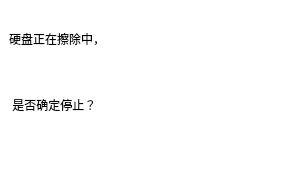
<?xml version="1.0" encoding="UTF-8"?>
<ui version="4.0">
 <class>stop</class>
 <widget class="QWidget" name="stop">
  <property name="geometry">
   <rect>
    <x>0</x>
    <y>0</y>
    <width>300</width>
    <height>180</height>
   </rect>
  </property>
  <property name="minimumSize">
   <size>
    <width>200</width>
    <height>180</height>
   </size>
  </property>
  <property name="maximumSize">
   <size>
    <width>300</width>
    <height>180</height>
   </size>
  </property>
  <property name="windowTitle">
   <string>取消擦除 </string>
  </property>
  <layout class="QVBoxLayout" name="verticalLayout">
   <property name="spacing">
    <number>0</number>
   </property>
   <property name="leftMargin">
    <number>0</number>
   </property>
   <property name="topMargin">
    <number>0</number>
   </property>
   <property name="rightMargin">
    <number>0</number>
   </property>
   <property name="bottomMargin">
    <number>0</number>
   </property>
   <item>
    <widget class="QWidget" name="widget" native="true">
     <property name="styleSheet">
      <string notr="true">background-color: rgb(255, 255, 255);</string>
     </property>
     <layout class="QVBoxLayout" name="verticalLayout_3">
      <item>
       <layout class="QVBoxLayout" name="verticalLayout_2">
        <item>
         <widget class="QLabel" name="label">
          <property name="text">
           <string>硬盘正在擦除中，</string>
          </property>
         </widget>
        </item>
        <item>
         <widget class="QLabel" name="label_2">
          <property name="text">
           <string> 是否确定停止？</string>
          </property>
         </widget>
        </item>
       </layout>
      </item>
      <item>
       <layout class="QHBoxLayout" name="horizontalLayout">
        <item>
         <widget class="QPushButton" name="cancleBtn">
          <property name="minimumSize">
           <size>
            <width>60</width>
            <height>30</height>
           </size>
          </property>
          <property name="maximumSize">
           <size>
            <width>60</width>
            <height>30</height>
           </size>
          </property>
          <property name="text">
           <string/>
          </property>
          <property name="icon">
           <iconset resource="image.qrc">
            <normaloff>:/back/release/stopcanel.png</normaloff>:/back/release/stopcanel.png</iconset>
          </property>
          <property name="iconSize">
           <size>
            <width>100</width>
            <height>30</height>
           </size>
          </property>
          <property name="autoRepeatDelay">
           <number>300</number>
          </property>
          <property name="autoDefault">
           <bool>true</bool>
          </property>
          <property name="default">
           <bool>false</bool>
          </property>
          <property name="flat">
           <bool>true</bool>
          </property>
         </widget>
        </item>
        <item>
         <widget class="QPushButton" name="okBtn">
          <property name="minimumSize">
           <size>
            <width>60</width>
            <height>30</height>
           </size>
          </property>
          <property name="maximumSize">
           <size>
            <width>60</width>
            <height>30</height>
           </size>
          </property>
          <property name="text">
           <string/>
          </property>
          <property name="icon">
           <iconset resource="image.qrc">
            <normaloff>:/back/release/stoptrue.png</normaloff>:/back/release/stoptrue.png</iconset>
          </property>
          <property name="iconSize">
           <size>
            <width>100</width>
            <height>30</height>
           </size>
          </property>
          <property name="autoDefault">
           <bool>true</bool>
          </property>
          <property name="flat">
           <bool>true</bool>
          </property>
         </widget>
        </item>
       </layout>
      </item>
     </layout>
    </widget>
   </item>
  </layout>
 </widget>
 <resources>
  <include location="image.qrc"/>
 </resources>
 <connections/>
</ui>
